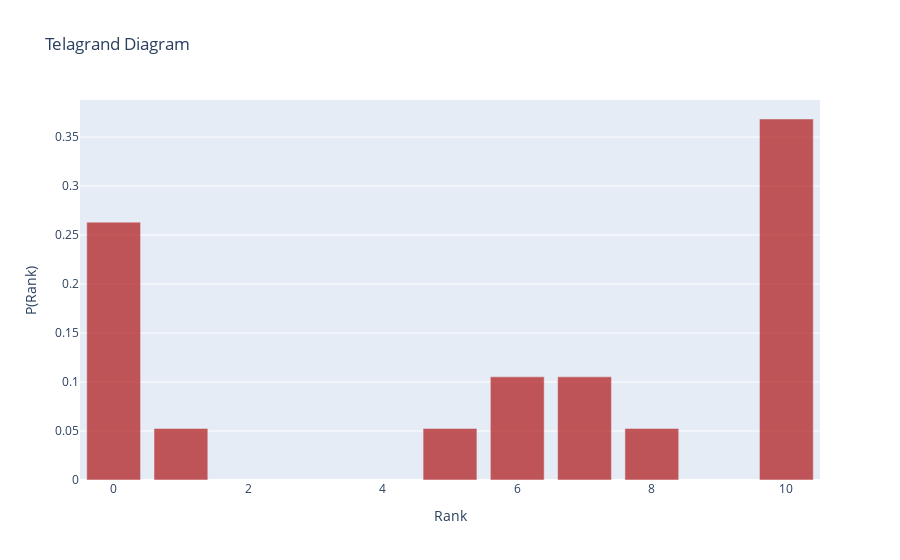

This figure's notebook cell:
### Code cell
fig = go.Figure()


value, count = np.unique(all_ranks, return_counts=True)
count = count / count.sum()
fig.add_trace(
    go.Bar(
        x=value,
        y=count,
        name="Ranks",
        marker_color="firebrick",
        opacity=0.75,
    )
)

# Update layout
fig.update_layout(
    title="Telagrand Diagram",
    xaxis_title="Rank",
    yaxis_title="P(Rank)",
    barmode="group",
)

fig.show()

### Figure 1 — Plotly figure (JSON) as saved in the notebook; plotly's stock layout.template omitted (floating-point values rounded to 4 significant figures)
{"data": [{"marker": {"color": "firebrick"}, "name": "Ranks", "opacity": 0.75, "type": "bar", "x": [0, 1, 5, 6, 7, 8, 10], "y": [0.2632, 0.05263, 0.05263, 0.1053, 0.1053, 0.05263, 0.3684]}], "layout": {"barmode": "group", "title": {"text": "Telagrand Diagram"}, "xaxis": {"title": {"text": "Rank"}}, "yaxis": {"title": {"text": "P(Rank)"}}}}
